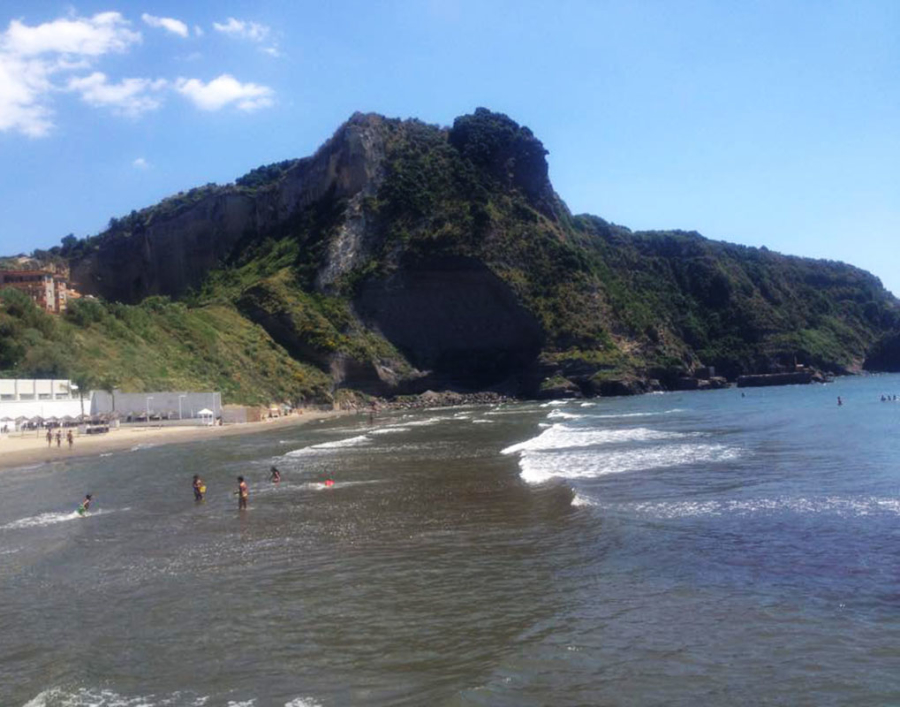
%> input picture 1 - Color Transfer e Chroma Key/colorTransfer/assignment/mare_torbido.jpg, 900 x 707 px
$ octave colorTransfer.m   (GNU Octave 9; MATLAB toolbox functions it lacks are replaced by stand-ins)
%> lines starting %> are read from the running program, lines starting %| are printed output that depends on the picture
% im1 = imread("colorTransfer/image1.jpg");
% im1 = imread("colorTransfer/image2.jpg");

im1 = imread("assignment/mare_torbido.jpg");
%> im1 is the input picture: size 707x900x3 uint8; mean R, G, B 105, 121.4, 139.5
im2 = imread("assignment/mare_limpido.jpg");
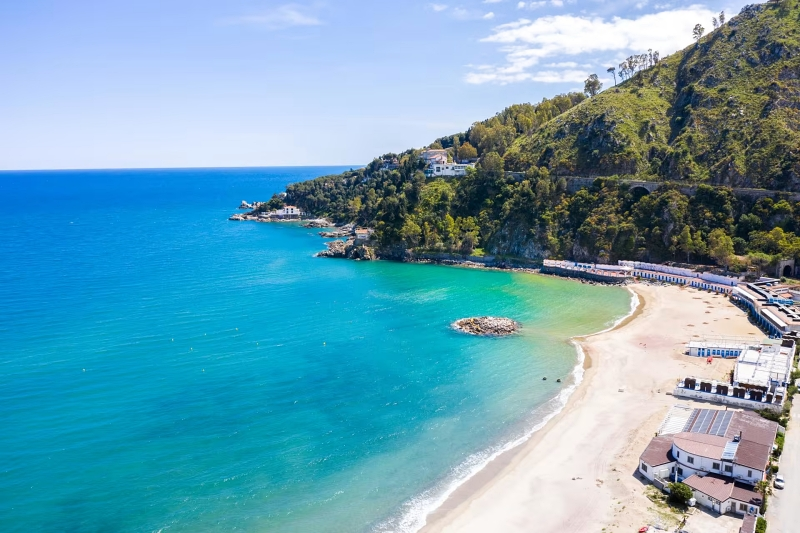
%> input picture 1 - Color Transfer e Chroma Key/colorTransfer/assignment/mare_limpido.jpg, 800 x 533 px
%> im2 is the input picture: size 533x800x3 uint8; mean R, G, B 105.5, 161.1, 180.8

figure(1), imshow(im1)
figure(2), imshow(im2)

% conversione a double
im1 = im2double(im1);
%> im1: size 707x900x3 double
im2 = im2double(im2);
%> im2: size 533x800x3 double

% dimensioni delle immagini
S1 = size(im1);
%> S1 = [707 900 3]
S2 = size(im2);
%> S2 = [533 800 3]

% conversione in YCbCr
im1_ycbcr = rgb2ycbcr(im1);
%> im1_ycbcr: size 707x900x3 double; mean of channels 1, 2, 3 0.462, 0.543, 0.469
im2_ycbcr = rgb2ycbcr(im2);
%> im2_ycbcr: size 533x800x3 double; mean of channels 1, 2, 3 0.557, 0.568, 0.401

% estrazione statistiche
im1_ycbcr = reshape(im1_ycbcr, [], 3);
im2_ycbcr = reshape(im2_ycbcr, [], 3);
stat_im1 = mean(im1_ycbcr);
%> stat_im1 = [0.462 0.543 0.469]
stat_im2 = mean(im2_ycbcr);
%> stat_im2 = [0.557 0.568 0.401]

% porto la media a 0
im1_ycbcr(:, 2) = im1_ycbcr(:, 2) - stat_im1(2);
im1_ycbcr(:, 3) = im1_ycbcr(:, 3) - stat_im1(3);
mean(im1_ycbcr);

% porto la media al valore che sto cercando
im1_ycbcr(:, 2) = im1_ycbcr(:, 2) + stat_im2(2);
im1_ycbcr(:, 3) = im1_ycbcr(:, 3) + stat_im2(3);
mean(im1_ycbcr);

% ricompongo le immagini
im1_ycbcr = reshape(im1_ycbcr, S1);
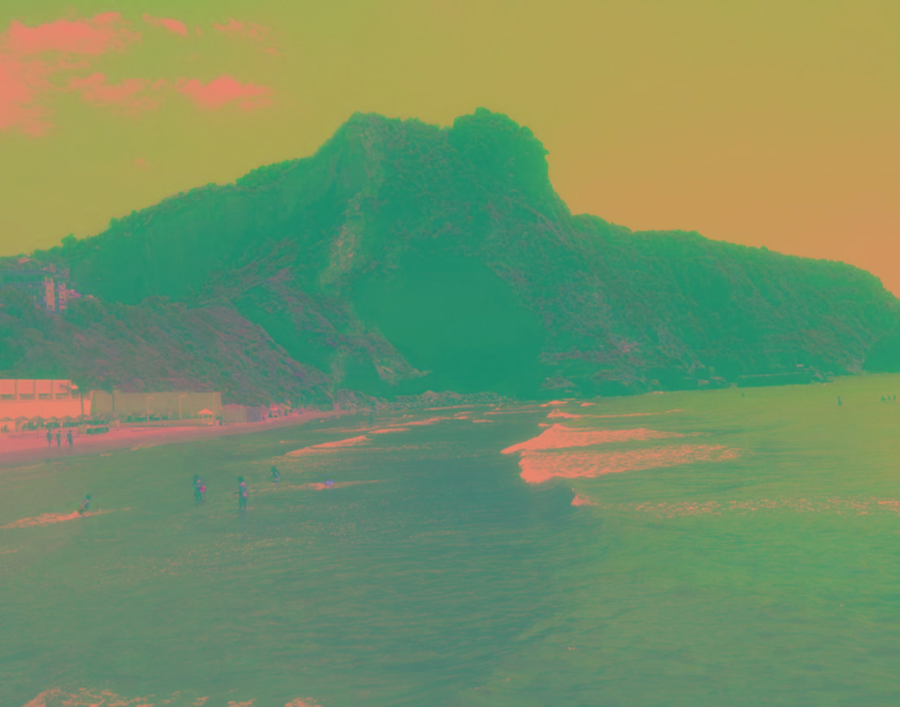
%> im1_ycbcr: size 707x900x3 double; mean R, G, B 0.462, 0.568, 0.401
im2_ycbcr = reshape(im2_ycbcr, S2);

% le trasformo in RGB
im1_rgb = ycbcr2rgb(im1_ycbcr);
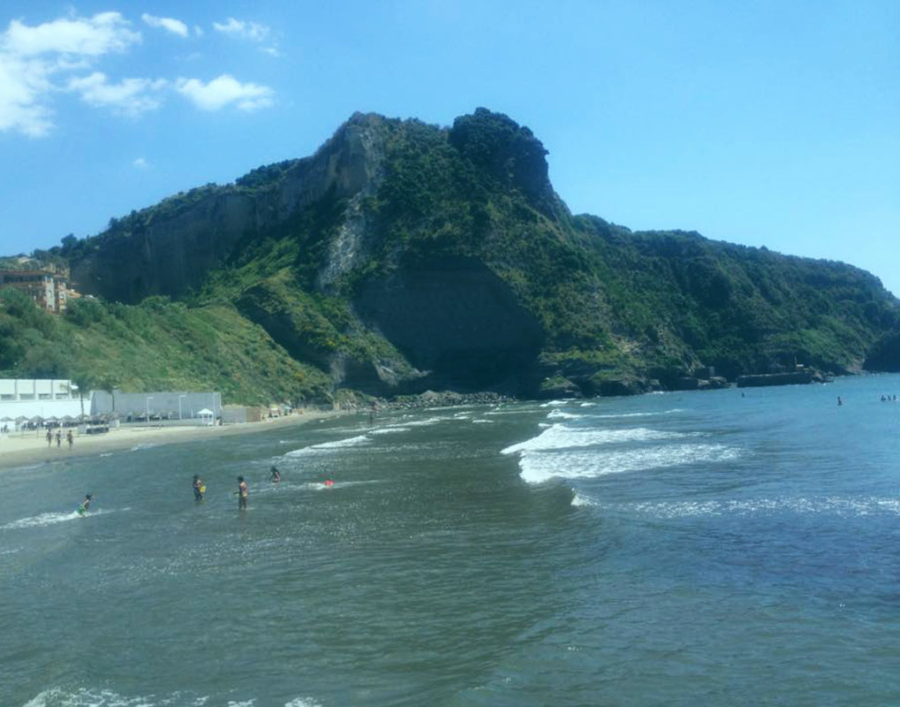
%> im1_rgb: size 707x900x3 double; mean R, G, B 0.303, 0.521, 0.599; drawn with min black and max white
im2_rgb = ycbcr2rgb(im2_ycbcr);

% le trasformo in uint8
im1_rgb = im2uint8(im1_rgb);
%> im1_rgb: size 707x900x3 uint8
im2_rgb = im2uint8(im2_rgb);

figure(3), imshow(im1_rgb)
figure(4), imshow(im2_rgb)

% salvo su disco il risultato
imwrite(im1_rgb, "im1_trasformata.png")
% imwrite(im2_rgb, "im2_trasformata.png")

% funziona bene quando le immagini hanno più o meno lo stesso contenuto
% assignment: trovare un altra coppia di immagini su cui questo color transfer funziona bene
